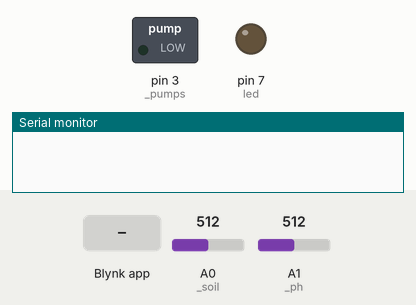
The sketch below on a simulated Arduino Uno, built with avr-gcc and run on an emulated ATmega328P. Shown: switched loads named in the sketch (green lamp = pin HIGH), output pins drawn as LEDs (lit = HIGH), the last lines printed to the serial monitor. Inputs (shaded band) come from the test bench; at power-on: A0 (_soil) = 512, A1 (_ph) = 512. WiFi joins after 1.5 s; servers stay silent unless stated.

Above: at 4.5 s.
4.6 s: Blynk app writes 1 to V2
At 5.5 s:
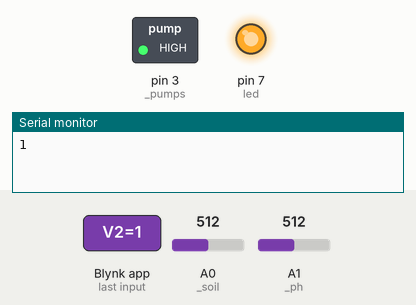
6.1 s: Blynk app writes 0 to V2
At 6.6 s:
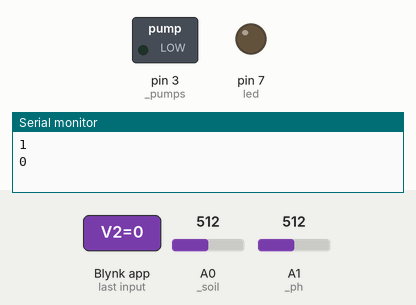
Timing chart, 0 to 9.1 s (numbered marks = the images above; inputs shaded):
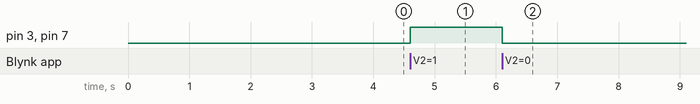

The sketch:

remote_control.ino
```cpp
/*****************************************************************************************
 * This is the code used for remote controlling the Arduino's LED with the use of
 * Blynk app.
 *
 *
*******************************************************************************************/

#define BLYNK_PRINT Serial    // Comment this out to disable prints and save space
#include <SPI.h>
#include <Ethernet2.h>
#include <BlynkSimpleEthernet2.h>
#include <SimpleTimer.h>

#define _soil A0 //pin for soil hygrometer sensor
#define _ph A1 //pin for photoresistor

#define _pump 6 // pin of the motor(liquid pump)
#define _pumpbr 5// pin of the motor's brake
#define _pumps 3 //pin for speed

int led = 7;
char auth[] = ""; //Blynk authorization token

byte _mac[] = {0x90, 0xA2, 0xDA, 0x10, 0x8A, 0x1A}; //_mac address toy Ethernet Shield
SimpleTimer timer;
EthernetClient client;

BLYNK_WRITE(V2) //Button Widget is writing to pin V2
{
  int state = param.asInt(); //αποθήκευση της κατάστασης που στέλνεται από ένα button
  Serial.println(state);
  if(state == 1)// αν η κατάσταση είναι 1,
  {
    digitalWrite(led,HIGH);//τότε ανάβει το Led στην διάταξη
    digitalWrite(_pump, HIGH); //kinisi mprosta gia piestira
    //digitalWrite(9, LOW);   //bgazei to freno
    analogWrite(_pumps,255);  //taxitita motor A
  }
  else
  {
    digitalWrite(led,LOW);//διαφορετικά σβήνει η παραμένει σβηστό.
    digitalWrite(_pump, LOW); //kinisi mprosta gia piestira
    //digitalWrite(9, LOW);   //bgazei to freno
    analogWrite(_pumps, 0);  //taxitita motor A
  }
}

int moistureCalc()
{
  int mois = analogRead(_soil); // save in a variable the readings
  mois = constrain(mois,260,1023); //constrainment of measurements in a range
  mois = map(mois, 260, 1023, 100, 0); //values matching from 260-1023 to 100-0,
                                     //in order to see moisture in percentage
  return mois; //return soil hygrometer
}

int luminanceCalc() //function to calculate the luminance
{
  int lum = analogRead(_ph); // save in a variable the readings
  lum = constrain(lum,0,1003); //constrainment of measurements in a range
  lum = map(lum, 0, 1003, 0, 100);//values matching from 0-1003 to 100-0,
                                  //in order to see moisture in percentage
  return lum; //return luminosity
}

void myTimerEvent()
{
  Blynk.virtualWrite(V0, moistureCalc());
  Blynk.virtualWrite(V1, luminanceCalc());
}

void setup()
{
  Serial.begin(9600);
  Ethernet.begin(_mac);
  Blynk.begin(auth); //begin connection with Blynk Server
  pinMode(led, OUTPUT); //define led as output

  pinMode(_soil, INPUT); //define soil hygrometer as input
  pinMode(_ph, INPUT); //define photoresistor as input

  /*pinMode(_pump, OUTPUT);
  pinMode(_pumpbr, OUTPUT);
  digitalWrite(_pumpbr, LOW);
  digitalWrite(_pump, LOW);*/
  timer.setInterval(1000L, myTimerEvent); //call method myTimerEvent every 1 sec
}

void loop()
{
  Blynk.run(); //this is used in order to keep communication up
  timer.run();
}
```

Measured:
- after the input at 4.6 s, pin 3 (_pumps), pin 7 (led): LOW → HIGH at once
- after the input at 6.1 s, pin 3 (_pumps), pin 7 (led): HIGH → LOW at once
